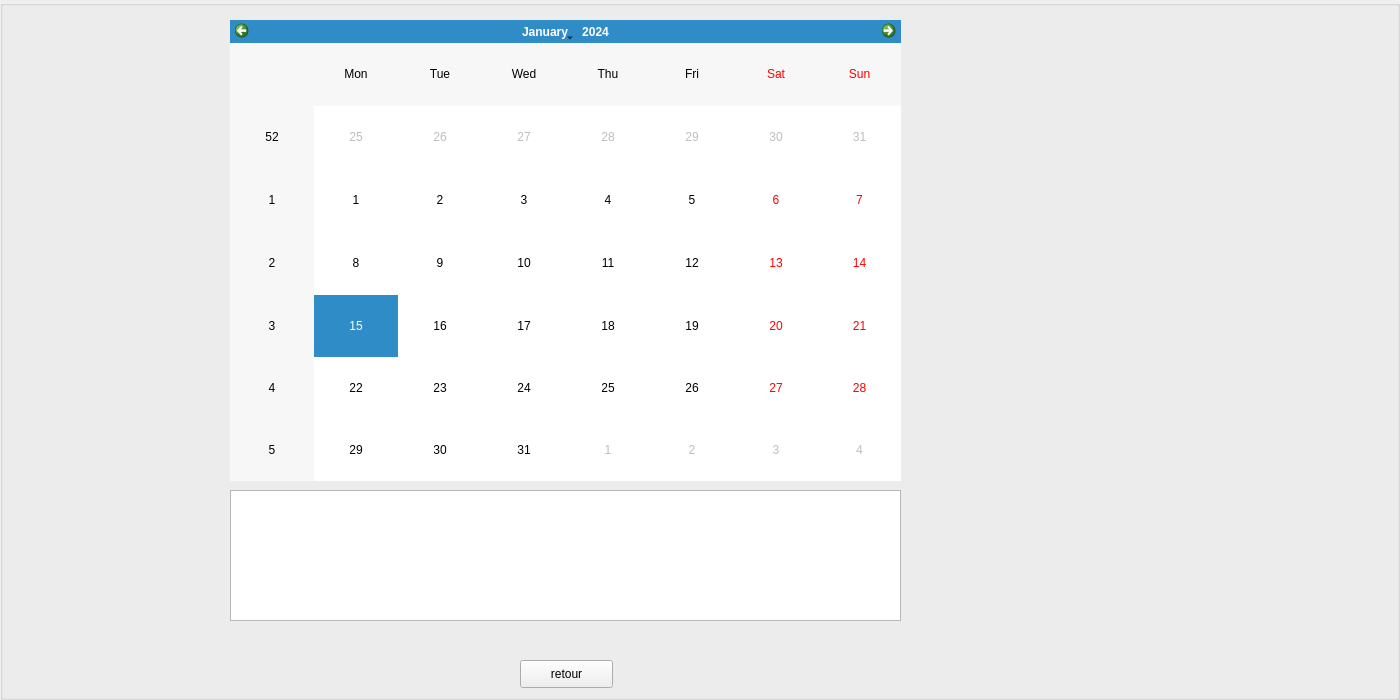
   <widget class="QGroupBox" name="calendrier">
    <property name="geometry">
     <rect>
      <x>0</x>
      <y>0</y>
      <width>1400</width>
      <height>700</height>
     </rect>
    </property>
    <property name="title">
     <string/>
    </property>
    <widget class="QLabel" name="bg_4">
     <property name="geometry">
      <rect>
       <x>0</x>
       <y>0</y>
       <width>1400</width>
       <height>700</height>
      </rect>
     </property>
     <property name="styleSheet">
      <string notr="true"> background: url(&quot;/Users/Msi/OneDrive/Bureau/integration_qt/aymen raddedi/equipement/Smart-mechanical-maintenance-center-meryem/GestionEquipements/image/pexels-dmitry-demidov-515774-678.jpg&quot;);

                     </string>
     </property>
     <property name="text">
      <string/>
     </property>
    </widget>
    <widget class="QCalendarWidget" name="calendarWidget">
     <property name="geometry">
      <rect>
       <x>230</x>
       <y>20</y>
       <width>671</width>
       <height>461</height>
      </rect>
     </property>
    </widget>
    <widget class="QListWidget" name="listWidget">
     <property name="geometry">
      <rect>
       <x>230</x>
       <y>490</y>
       <width>671</width>
       <height>131</height>
      </rect>
     </property>
    </widget>
    <widget class="QPushButton" name="pushButton_11">
     <property name="geometry">
      <rect>
       <x>520</x>
       <y>660</y>
       <width>93</width>
       <height>28</height>
      </rect>
     </property>
     <property name="text">
      <string>retour</string>
     </property>
    </widget>
   </widget>
